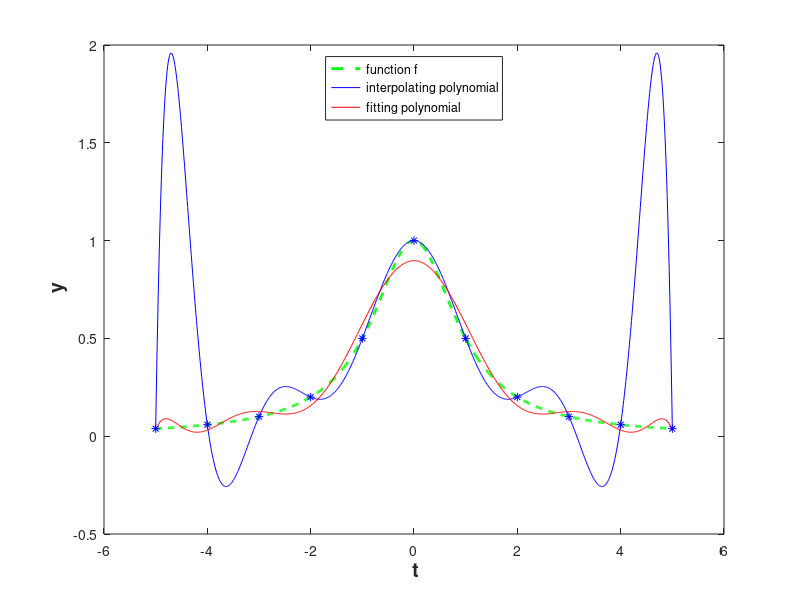

Write the MATLAB code that produced this figure.
% Comparison of polynomial interpolation and polynomial fitting
% (``Quick and dirty'' MATLAB implementation, see \ref{subsec:interp-algorithms})
f = @(x) 1./(1+x.^2); % Function providing data points
d = 10;              % Polynomial degree
tip = -5+(0:d)*10/d;       % \Blue{$d+1$} nodes for interpolation 
tft = -5+(0:3*d)*10/(3*d); % \Blue{$3d+1$} Nodes for polynomial fitting 
pip = polyfit(tip,f(tip),d); % Interpolating polynomial (degree \Blue{$d$})
pft = polyfit(tft,f(tft),d); % Fitting polynomial (degree \Blue{$d$})
x = -5+(0:1000)/100;
h = plot(x,f(x),'g--',...
         x,polyval(pip,x),'b-',...
         x,polyval(pft,x),'r-',...
         tip,f(tip),'b*');
set(h(1),'linewidth',2);
xlabel('{\bf t}','fontsize',14);
ylabel('{\bf y}','fontsize',14);
legend('function f','interpolating polynomial','fitting polynomial','location','north');
print -depsc2 '../PICTURES/interpfit.eps';
